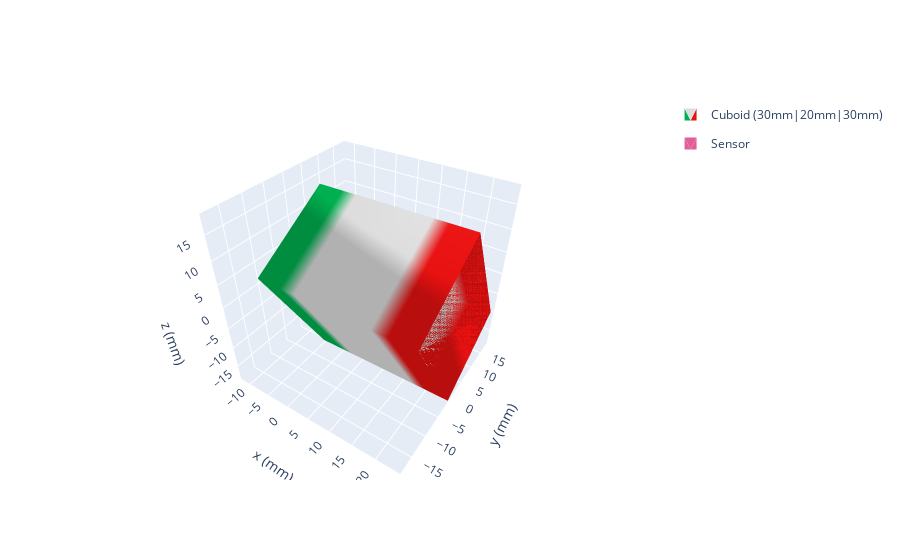

Notebook code for this chart:
### Code cell
'''create magnet, create sensor, position, orientation'''
#create cubiod with polarisation 1T pointing in x-dir, sides 1,2,3cm
cube = mp.magnet.Cuboid(polarization=(1,0,0), dimension=(0.03,0.02,0.03))

#create a sensor for measuring the field
sensor = mp.Sensor()
sensor.move((-0.01,0,0))
sensor.rotate_from_angax(angle=45, axis='z')
print(f"sensor's position: {sensor.position}")

from scipy.spatial.transform import Rotation as R
cube.position = (0.01,0,0)
cube.orientation = R.from_rotvec((30,0,0), degrees=True)
print(f"cube's position: {cube.position}")

mp.show(cube, sensor)

### Figure 1 — Plotly figure (JSON) as saved in the notebook; plotly's stock layout.template omitted (floating-point values rounded to 4 significant figures; data arrays with more than 128 entries replaced by an {"elided": "..."} marker saying what was removed)
{"data": [{"color": "#2e91e5", "colorscale": [[0.0, "#00b050"], [0.16, "#00b050"], [0.26, "#dddddd"], [0.74, "#dddddd"], [0.84, "#e71111"], [1.0, "#e71111"]], "i": [7, 0, 0, 0, 4, 4, 2, 6, 4, 0, 3, 7], "intensity": [0.0, 0.0, 1.0, 1.0, 0.0, 0.0, 1.0, 1.0], "j": [0, 7, 1, 2, 6, 7, 1, 2, 5, 5, 2, 2], "k": [3, 4, 2, 3, 5, 6, 5, 5, 0, 1, 7, 6], "legendgroup": "Cuboid(id=4448102320)", "name": "Cuboid (30mm|20mm|30mm)", "opacity": 1, "showlegend": true, "showscale": false, "x": [-5.0, -5.0, 25.0, 25.0, -5.0, -5.0, 25.0, 25.0], "y": [-1.16, 16.16, 16.16, -1.16, -16.16, 1.16, 1.16, -16.16], "z": [-17.99, -7.99, -7.99, -17.99, 7.99, 17.99, 17.99, 7.99], "type": "mesh3d"}, {"facecolor": {"elided": "180 str values"}, "i": {"elided": "180 int values"}, "j": {"elided": "180 int values"}, "k": {"elided": "180 int values"}, "legendgroup": "Sensor(id=4448102656)", "name": "Sensor", "opacity": 1, "showlegend": true, "x": [-10.0, -10.0, -10.0, -10.0, -12.26, -10.26, -10.47, -12.21, -12.2, -9.961, -10.54, -12.05, -12.03, -10.0, -12.01, -10.0, -10.0, -10.08, -10.16, -10.0, -11.98, -10.0, -11.98, -10.0, -10.0, -9.953, -10.17, -9.677, -10.43, -10.0, -11.91, -10.0, -11.9, -10.0, -12.54, -10.0, -10.0, -9.853, -10.1, -11.84, -10.0, -11.82, -11.82, -10.0, -11.82, -10.0, -10.0, -9.821, -9.984, -10.0, -11.77, -10.0, -11.76, -10.0, -9.873, -9.494, -10.19, -11.64, -11.62, -9.473, -9.885, -11.52, -11.51, -9.618, -10.0, -10.0, -10.0, -10.0, -10.0, -10.0, -10.0, -10.0, -10.0, -10.0, -10.0, -10.0, -10.0, -8.11, -8.317, -7.904, -8.461, -7.767, -8.075, -8.162, -8.007, -8.228, -7.991, -8.242, -8.495, -7.74, -8.034, -8.197, -8.115, -8.41, -7.833, -8.231, -8.016, -7.456], "y": [0.0, 0.0, 0.0, 0.0, 1.502, -0.4737, -0.2587, 1.556, 1.569, -0.5383, 0.0385, 1.714, 1.736, 0.0, 1.756, 0.0, 0.0, -0.163, -0.07603, 0.0, 1.783, 0.0, 1.788, 0.0, 0.0, -0.1738, 0.04656, -0.4321, 0.3234, 0.0, 1.857, 0.0, 1.865, -2.648e-16, 2.544, 0.0, 0.0, -0.1032, 0.1474, 1.926, 0.0, 1.943, 1.949, 0.0, 1.95, 0.0, 0.0, 0.01568, 0.1792, 0.0, 2.001, 0.0, 2.004, 0.0, 0.1272, -0.1886, 0.5057, 2.124, 2.142, 0.1147, 0.5274, 2.246, 2.253, 0.3816, 0.0, 0.0, 0.0, 0.0, 0.0, 0.0, 0.0, 0.0, 0.0, 0.0, 0.0, 0.0, 0.0, 1.876, 2.083, 1.671, 2.227, 1.533, 1.841, 1.928, 1.774, 1.994, 1.758, 2.008, 2.262, 1.507, 1.8, 1.964, 1.882, 2.176, 1.6, 1.998, 1.783, 2.544], "z": [0.0, 0.0, 0.0, 0.0, -0.01711, 2.663, 2.663, 0.2773, -0.306, 2.663, 2.663, 0.4836, -0.4978, 0.0, 0.005714, 0.0, 0.0, 2.663, 2.663, 0.0, -0.1112, 0.0, 0.12, 0.0, 0.0, 2.663, 2.663, 2.663, 2.663, 0.0, -0.1761, 0.0, 0.1781, 3.598, -1.129e-16, 0.0, 0.0, 2.663, 2.663, 0.5364, 0.0, -0.1586, -0.5315, 0.0, 0.1529, 0.0, 0.0, 2.663, 2.663, 0.0, -0.06687, 0.0, 0.05613, 0.0, 2.663, 2.663, 2.663, 0.4189, -0.3965, 2.663, 2.663, 0.1684, -0.1356, 2.663, 0.0, 0.0, 0.0, 0.0, 0.0, 0.0, 0.0, 0.0, 0.0, 0.0, 0.0, 0.0, 0.0, -0.5396, -0.4594, -0.4485, -0.2334, -0.215, -0.1698, -0.1682, -0.09197, -0.08792, 0.02894, 0.03354, 0.06677, 0.08682, 0.1363, 0.1393, 0.1799, 0.3457, 0.361, 0.5149, 0.5206, -5.82e-17], "type": "mesh3d"}], "layout": {"scene": {"xaxis": {"range": [-12.54, 25.0], "autorange": false, "title": {"text": "x (mm)"}}, "yaxis": {"range": [-18.77, 18.77], "autorange": false, "title": {"text": "y (mm)"}}, "zaxis": {"range": [-18.77, 18.77], "autorange": false, "title": {"text": "z (mm)"}}, "aspectratio": {"x": 1, "y": 1, "z": 1}, "camera": {"eye": {"x": 1, "y": -1.5, "z": 1.4}}, "aspectmode": "manual"}, "legend": {"itemsizing": "constant"}}}
